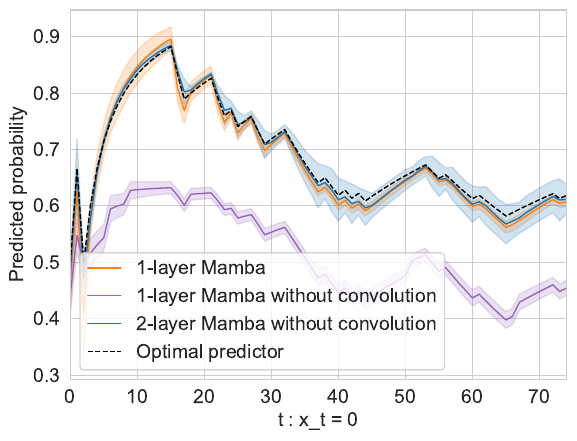

Source code (Python):
#%%
import wandb
import pandas as pd
import seaborn as sns
from matplotlib import pyplot as plt
import numpy as np

api = wandb.Api()

def moving_average(a, n=3):
	t = np.floor(n/2).astype(int)
	b = np.zeros(a.shape)
	for i in range(b.shape[-1]):
		b[i] = np.mean(a[max(0, i-t):min(i+t+1, a.shape[-1])])
	
	return b

df_m = []
est_m = []
for run in api.runs("mamba-markov/markov-mamba-test-seq"):
    try:
        df_m.append(run.history(samples=25000))
    except:
        pass

df_m1 = []
est_m1 = []
for run in api.runs("mamba-markov/markov-mamba-no-conv-l1-new"):
    try:
        df_m1.append(run.history(samples=25000))
    except:
        pass

df_mnc = []
est_mnc = []
for run in api.runs("mamba-markov/markov-mamba-no-conv-test-seq"):
    try:
        df_mnc.append(run.history(samples=25000))
    except:
        pass

#
for h in df_m:
    est = h["est/model_est_0"].values[:]
    est = est[~np.isnan(est)]
    #est = moving_average(est, n=50)
    est_m.append(est)
    
est_m = np.stack(est_m)
est_m_mean = np.nanmean(est_m, axis=0)
est_m_std = np.nanstd(est_m, axis=0)

for h in df_m1:
    est = h["est/model_est_0"].values[:]
    est = est[~np.isnan(est)]
    #est = moving_average(est, n=50)
    est_m1.append(est)
    
est_m1 = np.stack(est_m1)
est_m1_mean = np.nanmean(est_m1, axis=0)
est_m1_std = np.nanstd(est_m1, axis=0)

for h in df_mnc:
    est = h["est/model_est_0"].values[:]
    est = est[~np.isnan(est)]
    #est = moving_average(est, n=50)
    est_mnc.append(est)
    
est_mnc = np.stack(est_mnc)
est_mnc_mean = np.nanmean(est_mnc, axis=0)
est_mnc_std = np.nanstd(est_mnc, axis=0)

opt_est = df_m[0]["est/empirical_est_w0_0"].values[:]
opt_est = opt_est[~np.isnan(opt_est)]

#
sns.set_style("whitegrid")

fig, ax = plt.subplots()
ax.plot(est_m_mean, color="tab:orange", label="1-layer Mamba", linewidth=1)
ax.plot(est_m1_mean, color="tab:purple", label="1-layer Mamba without convolution", linewidth=1)
ax.plot(est_mnc_mean, color="tab:blue", label="2-layer Mamba without convolution", linewidth=1)
ax.plot(opt_est, color="black", label="Optimal predictor", linestyle="--", linewidth=1)
ax.fill_between(range(len(est_m_mean)), est_m_mean-est_m_std, est_m_mean+est_m_std, color="tab:orange", alpha=0.2)
ax.fill_between(range(len(est_m1_mean)), est_m1_mean-est_m1_std, est_m1_mean+est_m1_std, color="tab:purple", alpha=0.2)
ax.fill_between(range(len(est_mnc_mean)), est_mnc_mean-est_mnc_std, est_mnc_mean+est_mnc_std, color="tab:blue", alpha=0.2)
ax.set(xlabel=r"t : x_t = 0", ylabel="Predicted probability")
ax.xaxis.label.set_fontsize(14)
ax.yaxis.label.set_fontsize(14)
plt.xlim((0,74))
#plt.ylim((0.5,0.7))
plt.xticks(fontsize=14)
plt.yticks(fontsize=14)
ax.legend(prop={'size': 14}, handlelength=1.7)
ax.grid(True, which="both")
fig.savefig("mamba-no-conv.pdf", bbox_inches='tight')